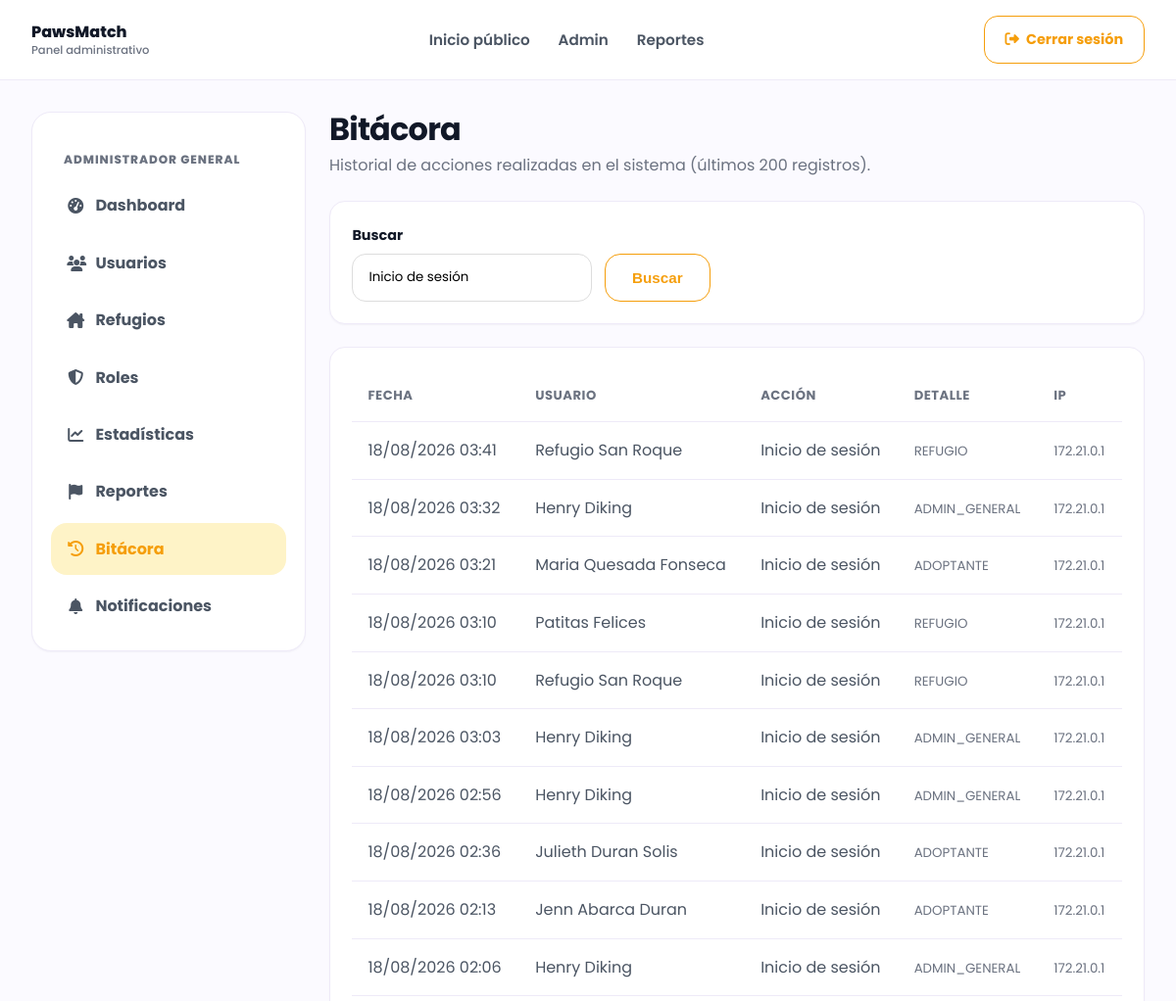
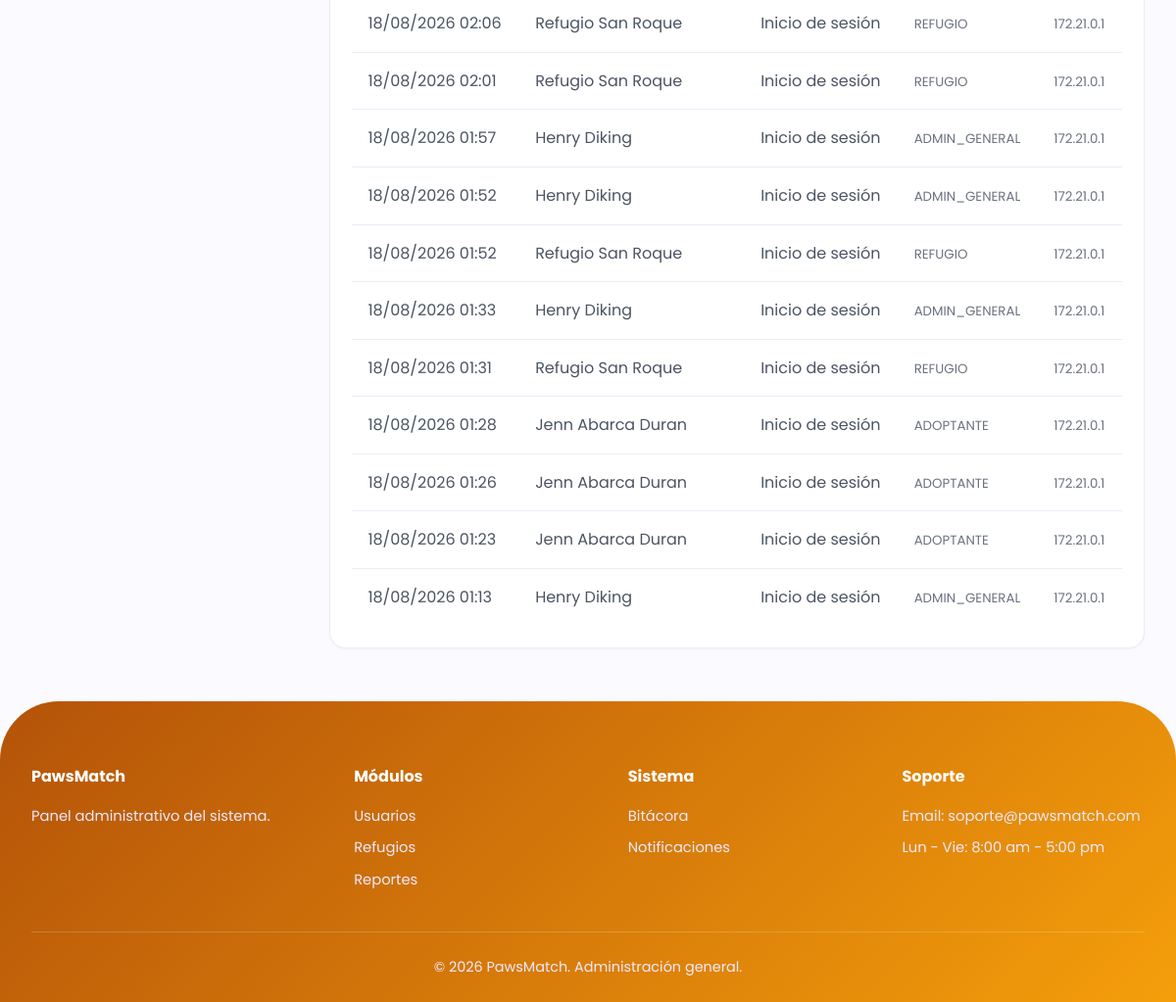
The page /admin-bitacora.php?buscar=Inicio de sesión (signed in) on the database as committed earlier (2 pictures, top to bottom).
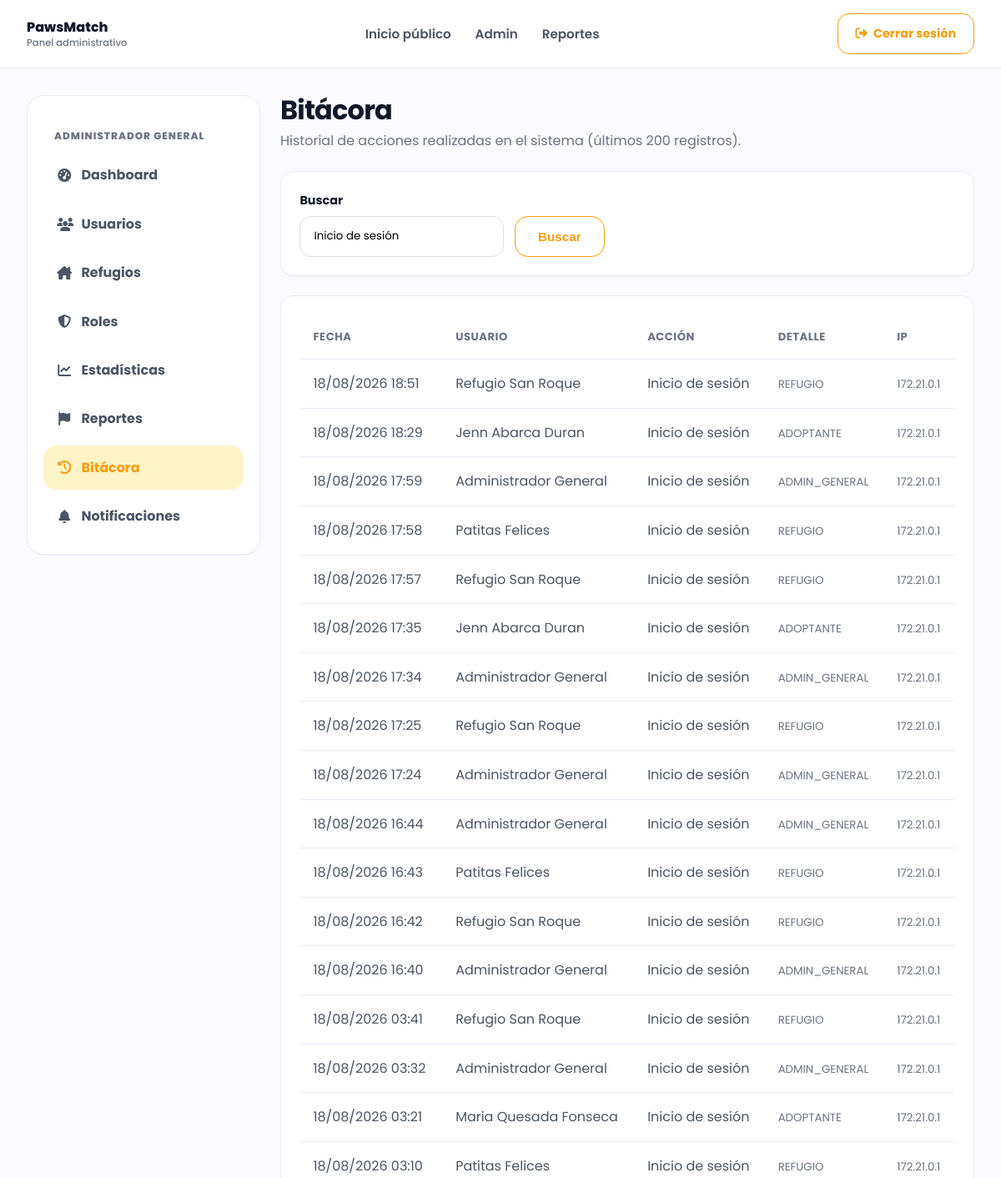
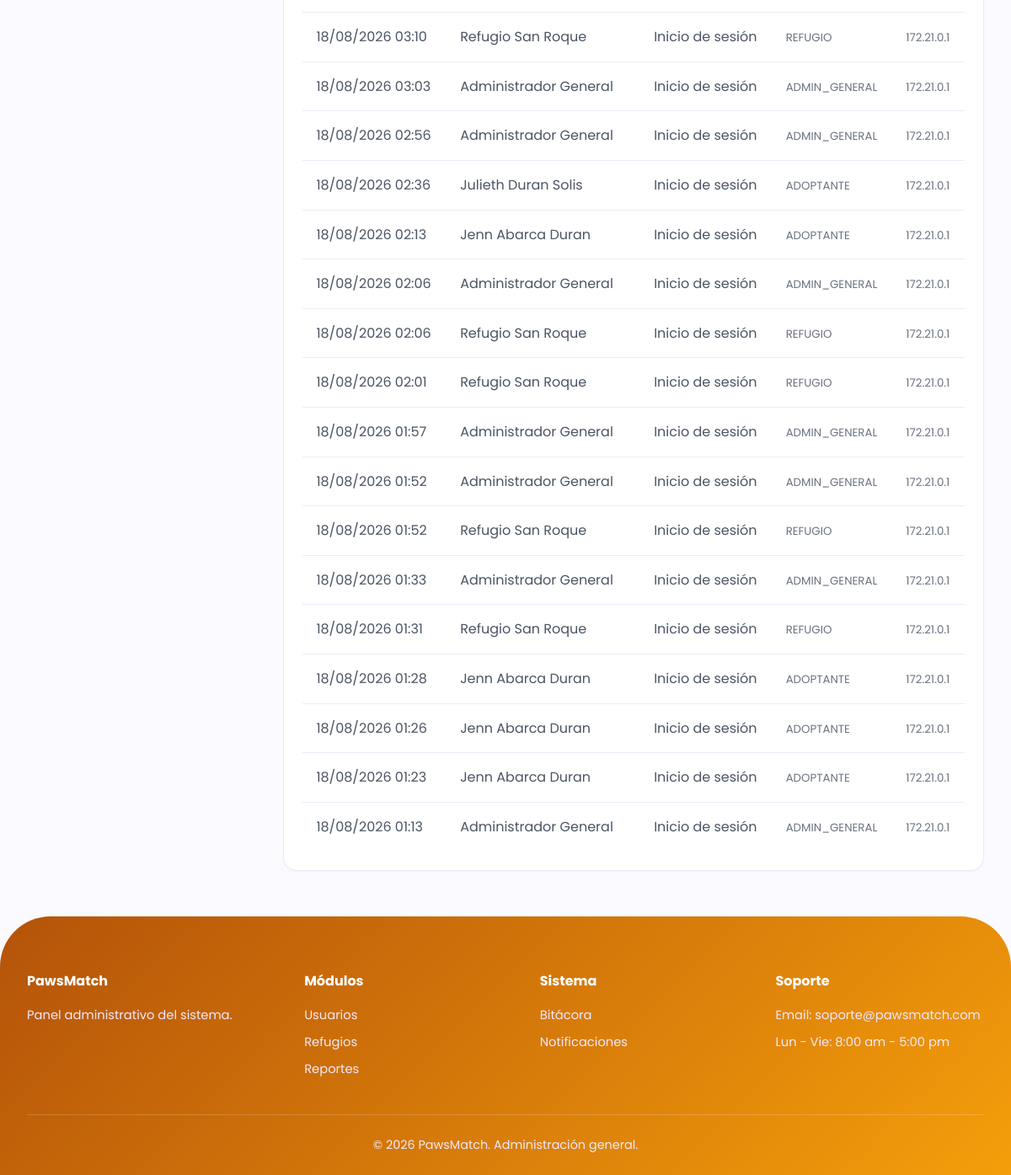
The same page on the database as committed later (2 pictures, top to bottom).
### tables this page shows
CREATE TABLE `bitacora` (
  `id_bitacora` int NOT NULL AUTO_INCREMENT,
  `id_usuario` int DEFAULT NULL,
  `accion` varchar(150) NOT NULL,
  `descripcion` text,
  `ip` varchar(45) DEFAULT NULL,
  `fecha` timestamp NULL DEFAULT CURRENT_TIMESTAMP,
  PRIMARY KEY (`id_bitacora`),
  KEY `fk_bitacora_usuario` (`id_usuario`),
  CONSTRAINT `fk_bitacora_usuario` FOREIGN KEY (`id_usuario`) REFERENCES `usuarios` (`id_usuario`)
);

CREATE TABLE `usuarios` (
  `id_usuario` int NOT NULL AUTO_INCREMENT,
  `id_rol` int NOT NULL,
  `nombre` varchar(100) NOT NULL,
  `apellidos` varchar(150) NOT NULL,
  `correo` varchar(150) NOT NULL,
  `contrasena` varchar(255) NOT NULL,
  `telefono` varchar(20) DEFAULT NULL,
  `estado` enum('ACTIVO','INACTIVO') DEFAULT 'ACTIVO',
  `fecha_registro` timestamp NULL DEFAULT CURRENT_TIMESTAMP,
  PRIMARY KEY (`id_usuario`),
  UNIQUE KEY `correo` (`correo`),
  KEY `fk_usuario_rol` (`id_rol`),
  CONSTRAINT `fk_usuario_rol` FOREIGN KEY (`id_rol`) REFERENCES `roles` (`id_rol`)
);

### php/models/Bitacora.php (called while the page is built, shortened)
<?php
class Bitacora
{
    public static function listar(PDO $conexion, string $buscar = "", int $limite = 200): array
    {
        $sql = "
            SELECT b.id_bitacora, b.accion, b.descripcion, b.ip, b.fecha,
                   u.nombre AS usuario_nombre, u.apellidos AS usuario_apellidos
            FROM bitacora b
            LEFT JOIN usuarios u ON b.id_usuario = u.id_usuario
            WHERE 1 = 1
        ";
        $params = [];
        if ($buscar !== "") {
            $sql .= " AND (b.accion LIKE :buscar OR b.descripcion LIKE :buscar OR u.nombre LIKE :buscar OR u.apellidos LIKE :buscar)";
            $params[":buscar"] = "%$buscar%";
        }
        $sql .= " ORDER BY b.fecha DESC LIMIT " . (int) $limite;
        $stmt = $conexion->prepare($sql);
        $stmt->execute($params);
        return $stmt->fetchAll(PDO::FETCH_ASSOC);
    }
}

### php/views/admin/bitacora.php (the view)
<div class="admin-header"><div><h1>Bitácora</h1><p>Historial de acciones realizadas en el sistema (últimos 200 registros).</p></div></div>
<section class="admin-card">
    <form method="GET" class="admin-filters">
        <div><label class="form-label">Buscar</label><input type="text" name="buscar" class="form-control" placeholder="Usuario, acción o descripción" value="<?php echo htmlspecialchars($buscar); ?>"></div>
        <div style="align-self:end"><button class="btn btn-secondary">Buscar</button></div>
    </form>
</section>
<section class="admin-card">
    <div class="table-responsive">
        <table class="admin-table">
            <thead><tr><th>Fecha</th><th>Usuario</th><th>Acción</th><th>Detalle</th><th>IP</th></tr></thead>
            <tbody>
                <?php if (empty($registros)): ?>
                    <tr><td colspan="5" class="text-center text-muted py-4">Sin registros de actividad todavía.</td></tr>
                <?php else: foreach ($registros as $b): ?>
                    <tr>
                        <td><?php echo htmlspecialchars(date('d/m/Y H:i', strtotime($b['fecha']))); ?></td>
                        <td><?php echo htmlspecialchars(trim(($b['usuario_nombre'] ?? '') . ' ' . ($b['usuario_apellidos'] ?? '')) ?: 'Sistema'); ?></td>
                        <td><?php echo htmlspecialchars($b['accion']); ?></td>
                        <td><small class="text-muted"><?php echo htmlspecialchars($b['descripcion'] ?: '—'); ?></small></td>
                        <td><small class="text-muted"><?php echo htmlspecialchars($b['ip'] ?: '—'); ?></small></td>
                    </tr>
                <?php endforeach; endif; ?>
            </tbody>
        </table>
    </div>
</section>

### admin-bitacora.php (shortened to what this page needs)
<?php
require_once "php/config.php";
$paginaActivaAdmin = "bitacora";
$buscar = trim($_GET["buscar"] ?? "");
$registros = Bitacora::listar($conexion, $buscar);
?>
<!DOCTYPE html><html lang="es"><head><link rel="stylesheet" href="css/estilos.css"><link rel="stylesheet" href="css/responsive.css"><link rel="stylesheet" href="css/admin.css?v=4"><link rel="stylesheet" href="https://cdnjs.cloudflare.com/ajax/libs/font-awesome/6.4.0/css/all.min.css"></head><body class="admin-body theme-admin" data-page="bitacora">
<?php require "php/views/partials/navbar_admin.php"; ?>
<?php require "php/views/admin/bitacora.php"; ?>
<?php require "php/views/partials/footer_admin.php"; ?>
</body></html>

### php/views/partials/navbar_admin.php (shortened to what this page needs)
<?php
$itemsMenuAdmin = [
    "dashboard"      => ["admin-dashboard.php", "fa-gauge-high", "Dashboard"],
    "usuarios"       => ["admin-usuarios.php", "fa-users", "Usuarios"],
    "refugios"       => ["admin-refugios.php", "fa-house-chimney", "Refugios"],
    "roles"          => ["admin-roles.php", "fa-shield-halved", "Roles"],
    "estadisticas"   => ["admin-estadisticas.php", "fa-chart-line", "Estadísticas"],
    "reportes"       => ["admin-reportes.php", "fa-flag", "Reportes"],
    "bitacora"       => ["admin-bitacora.php", "fa-clock-rotate-left", "Bitácora"],
    "notificaciones" => ["admin-notificaciones.php", "fa-bell", "Notificaciones"],
];
?>
<nav class="navbar">
  <div class="nav-container">
    <a class="logo" href="index.php">
      <div><span>PawsMatch</span><small>Panel administrativo</small></div>
    </a>
    <ul class="nav-menu" id="navMenu">
      <li><a href="index.php">Inicio público</a></li>
      <li><a href="admin-dashboard.php">Admin</a></li>
      <li><a href="admin-reportes.php">Reportes</a></li>
    </ul>
    <div class="nav-buttons"><a href="php/logout.php" class="btn-login"><i class="fas fa-right-from-bracket me-1"></i> Cerrar sesión</a></div>
  </div>
</nav>
<div class="admin-layout">
<aside class="admin-sidebar">
<div class="sidebar-title">Administrador General</div>
<ul class="sidebar-menu">
<?php foreach ($itemsMenuAdmin as $clave => [$href, $icono, $texto]): ?>
    <li><a class="<?php echo $clave === $paginaActivaAdmin ? 'active' : ''; ?>" href="<?php echo $href; ?>"><i class="fas <?php echo $icono; ?>"></i> <?php echo $texto; ?></a></li>
<?php endforeach; ?>
</ul>
</aside>
<main class="admin-main">

### php/views/partials/footer_admin.php
</main>
</div>
<footer class="footer" id="contacto"><div class="footer-content"><div class="footer-section footer-brand"><h4>PawsMatch</h4><p>Panel administrativo del sistema.</p></div><div class="footer-section"><h4>Módulos</h4><ul><li><a href="admin-usuarios.php">Usuarios</a></li><li><a href="admin-refugios.php">Refugios</a></li><li><a href="admin-reportes.php">Reportes</a></li></ul></div><div class="footer-section"><h4>Sistema</h4><ul><li><a href="admin-bitacora.php">Bitácora</a></li><li><a href="admin-notificaciones.php">Notificaciones</a></li></ul></div><div class="footer-section"><h4>Soporte</h4><ul><li>Email: soporte@pawsmatch.com</li><li>Lun - Vie: 8:00 am - 5:00 pm</li></ul></div></div><div class="footer-bottom"><p>&copy; 2026 PawsMatch. Administración general.</p></div></footer>

### css/admin.css (style rules this page uses)
.admin-body { background: #fbfaff; }
.admin-body.theme-admin { --primary:#f59e0b; --primary-dark:#b45309; --primary-soft:#fef3c7; }
.admin-layout { max-width: 1250px; margin: 0 auto; padding: 2rem; display: grid; grid-template-columns: 280px 1fr; gap: 1.5rem; }
.admin-sidebar { background: var(--white); border: 1px solid var(--border); border-radius: 20px; box-shadow: 0 1px 2px rgba(17,24,39,.04); padding: 1.2rem; align-self: start; position: sticky; top: 100px; }
.sidebar-title { color: var(--muted); font-size: .75rem; text-transform: uppercase; font-weight: 800; letter-spacing: .08em; margin: 1.2rem .8rem .7rem; }
.sidebar-menu { list-style: none; display: flex; flex-direction: column; gap: .35rem; }
.sidebar-menu a { display:flex; align-items:center; gap:.7rem; padding:.85rem 1rem; border-radius: 16px; color: var(--text); font-weight:700; transition:.25s ease; }
.sidebar-menu a:hover, .sidebar-menu a.active { background: var(--primary-soft); color: var(--primary); }
.sidebar-menu a i { width: 18px; text-align: center; flex-shrink: 0; }
.admin-main { min-width:0; }
.admin-header { display:flex; justify-content:space-between; align-items:flex-start; gap:1rem; margin-bottom:1.5rem; }
.admin-header h1 { font-size:2rem; line-height:1.1; letter-spacing:-.8px; color:var(--dark); }
.admin-header p { color:var(--muted); margin-top:.4rem; }
.admin-card { background:var(--white); border:1px solid var(--border); border-radius:16px; box-shadow:0 1px 2px rgba(17,24,39,.04); padding:1.4rem; margin-bottom:1.4rem; }
.admin-filters { display:grid; grid-template-columns: 1.5fr repeat(3, minmax(140px, 1fr)) auto; gap:.8rem; align-items:end; }
.form-control, .form-select, textarea { width:100%; padding:.85rem 1rem; border:1px solid #ddd; border-radius:14px; font-family:'Poppins',sans-serif; background:white; }
.form-label { display:block; font-weight:700; color:var(--dark); margin-bottom:.45rem; font-size:.9rem; }
.table-responsive { overflow-x:auto; }
.admin-table { width:100%; border-collapse:separate; border-spacing:0; }
.admin-table th { text-align:left; color:var(--muted); font-size:.82rem; text-transform:uppercase; letter-spacing:.04em; padding:1rem; border-bottom:1px solid var(--border); white-space:nowrap; }
.admin-table td { padding:1rem; border-bottom:1px solid var(--border); vertical-align:middle; color:var(--text); }
.admin-table tr:last-child td { border-bottom:none; }
.text-muted { color:var(--muted); }
.me-1 { margin-right:.25rem; }

### css/base.css (style rules this page uses)
:root { --primary: #7c3aed; --primary-dark: #5b21b6; --primary-soft: #ede9fe; --accent: #facc15; --pink: #ec4899; --green: #10b981; --dark: #111827; --text: #4b5563; --muted: #6b7280; --light: #fbfaff; --white: #ffffff; --border: #eeeaf8; --shadow: 0 18px 40px rgba(17, 24, 39, 0.08); --shadow-soft: 0 12px 30px rgba(124, 58, 237, 0.12); }
* { margin: 0; padding: 0; box-sizing: border-box; }
html { scroll-behavior: smooth; }
body { font-family: 'Poppins', sans-serif; background: var(--light); color: var(--dark); line-height: 1.6; }
a { text-decoration: none; color: inherit; }

### css/home.css (style rules this page uses)
.btn { display: inline-block; border: none; cursor: pointer; border-radius: 16px; padding: 0.95rem 1.7rem; font-weight: 700; font-size: 0.95rem; transition: 0.3s ease; text-align: center; }
.btn-secondary { background: var(--white); color: var(--primary); border: 1.5px solid var(--primary); }

Rows that differ between the two databases and show on the page:
added bitacora: fecha "18/08/2026 18:51", id_usuario.apellidos "Refugio San Roque", accion "Inicio de sesión", descripcion "REFUGIO", ip "172.21.0.1"
added bitacora: fecha "18/08/2026 18:29", id_usuario.apellidos "Jenn Abarca Duran", accion "Inicio de sesión", descripcion "ADOPTANTE", ip "172.21.0.1"
added bitacora: fecha "18/08/2026 17:59", id_usuario.apellidos "Administrador General", accion "Inicio de sesión", descripcion "ADMIN_GENERAL", ip "172.21.0.1"
added bitacora: fecha "18/08/2026 17:58", id_usuario.apellidos "Patitas Felices", accion "Inicio de sesión", descripcion "REFUGIO", ip "172.21.0.1"
added bitacora: fecha "18/08/2026 17:57", id_usuario.apellidos "Refugio San Roque", accion "Inicio de sesión", descripcion "REFUGIO", ip "172.21.0.1"
added bitacora: fecha "18/08/2026 17:35", id_usuario.apellidos "Jenn Abarca Duran", accion "Inicio de sesión", descripcion "ADOPTANTE", ip "172.21.0.1"
added bitacora: fecha "18/08/2026 17:34", id_usuario.apellidos "Administrador General", accion "Inicio de sesión", descripcion "ADMIN_GENERAL", ip "172.21.0.1"
added bitacora: fecha "18/08/2026 17:25", id_usuario.apellidos "Refugio San Roque", accion "Inicio de sesión", descripcion "REFUGIO", ip "172.21.0.1"
added bitacora: fecha "18/08/2026 17:24", id_usuario.apellidos "Administrador General", accion "Inicio de sesión", descripcion "ADMIN_GENERAL", ip "172.21.0.1"
added bitacora: fecha "18/08/2026 16:44", id_usuario.apellidos "Administrador General", accion "Inicio de sesión", descripcion "ADMIN_GENERAL", ip "172.21.0.1"
added bitacora: fecha "18/08/2026 16:43", id_usuario.apellidos "Patitas Felices", accion "Inicio de sesión", descripcion "REFUGIO", ip "172.21.0.1"
added bitacora: fecha "18/08/2026 16:42", id_usuario.apellidos "Refugio San Roque", accion "Inicio de sesión", descripcion "REFUGIO", ip "172.21.0.1"
added bitacora: fecha "18/08/2026 16:40", id_usuario.apellidos "Administrador General", accion "Inicio de sesión", descripcion "ADMIN_GENERAL", ip "172.21.0.1"
changed through a linked row, bitacora (number 15 of 34 on the later page): id_usuario.apellidos "Henry Diking" → "Administrador General"
changed through a linked row, bitacora (number 19 of 34 on the later page): id_usuario.apellidos "Henry Diking" → "Administrador General"
changed through a linked row, bitacora (number 20 of 34 on the later page): id_usuario.apellidos "Henry Diking" → "Administrador General"
changed through a linked row, bitacora (number 23 of 34 on the later page): id_usuario.apellidos "Henry Diking" → "Administrador General"
changed through a linked row, bitacora (number 26 of 34 on the later page): id_usuario.apellidos "Henry Diking" → "Administrador General"
changed through a linked row, bitacora (number 27 of 34 on the later page): id_usuario.apellidos "Henry Diking" → "Administrador General"
changed through a linked row, bitacora (number 29 of 34 on the later page): id_usuario.apellidos "Henry Diking" → "Administrador General"
changed through a linked row, bitacora (number 34 of 34 on the later page): id_usuario.apellidos "Henry Diking" → "Administrador General"
